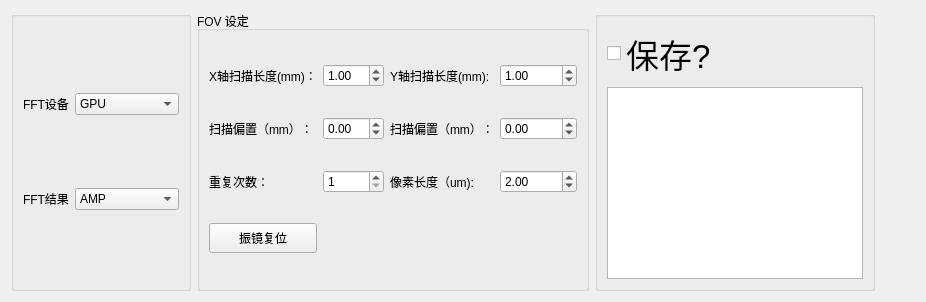
        <widget class="QWidget" name="FOVTab">
         <attribute name="title">
          <string>FOV</string>
         </attribute>
         <layout class="QGridLayout" name="gridLayout_13">
          <item row="0" column="2" rowspan="2">
           <widget class="QGroupBox" name="groupBox">
            <property name="maximumSize">
             <size>
              <width>600</width>
              <height>400</height>
             </size>
            </property>
            <property name="title">
             <string>FOV 设定</string>
            </property>
            <layout class="QGridLayout" name="gridLayout_4">
             <item row="2" column="1">
              <widget class="QSpinBox" name="BlineAVG">
               <property name="whatsThis">
                <string extracomment="bline average"/>
               </property>
               <property name="minimum">
                <number>1</number>
               </property>
               <property name="maximum">
                <number>10000</number>
               </property>
              </widget>
             </item>
             <item row="2" column="0">
              <widget class="QLabel" name="BlineAvgLabel">
               <property name="text">
                <string>重复次数：</string>
               </property>
              </widget>
             </item>
             <item row="1" column="3">
              <widget class="QDoubleSpinBox" name="Yoffsetlength">
               <property name="sizePolicy">
                <sizepolicy hsizetype="Minimum" vsizetype="Preferred">
                 <horstretch>0</horstretch>
                 <verstretch>0</verstretch>
                </sizepolicy>
               </property>
               <property name="minimum">
                <double>-10.000000000000000</double>
               </property>
               <property name="maximum">
                <double>10.000000000000000</double>
               </property>
               <property name="singleStep">
                <double>0.100000000000000</double>
               </property>
              </widget>
             </item>
             <item row="1" column="1">
              <widget class="QDoubleSpinBox" name="Xoffsetlength">
               <property name="minimum">
                <double>-10.000000000000000</double>
               </property>
               <property name="maximum">
                <double>10.000000000000000</double>
               </property>
               <property name="singleStep">
                <double>0.100000000000000</double>
               </property>
              </widget>
             </item>
             <item row="2" column="2">
              <widget class="QLabel" name="YStepsizeLabel">
               <property name="enabled">
                <bool>true</bool>
               </property>
               <property name="text">
                <string>像素长度（um):</string>
               </property>
              </widget>
             </item>
             <item row="1" column="2">
              <widget class="QLabel" name="label_45">
               <property name="enabled">
                <bool>true</bool>
               </property>
               <property name="text">
                <string>扫描偏置（mm）：</string>
               </property>
              </widget>
             </item>
             <item row="2" column="3">
              <widget class="QDoubleSpinBox" name="YStepSize">
               <property name="enabled">
                <bool>true</bool>
               </property>
               <property name="decimals">
                <number>2</number>
               </property>
               <property name="minimum">
                <double>0.000000000000000</double>
               </property>
               <property name="maximum">
                <double>10000.000000000000000</double>
               </property>
               <property name="value">
                <double>2.000000000000000</double>
               </property>
              </widget>
             </item>
             <item row="0" column="2">
              <widget class="QLabel" name="YrangeLabel">
               <property name="text">
                <string>Y轴扫描长度(mm):</string>
               </property>
              </widget>
             </item>
             <item row="0" column="3">
              <widget class="QDoubleSpinBox" name="YLength">
               <property name="singleStep">
                <double>0.100000000000000</double>
               </property>
               <property name="value">
                <double>1.000000000000000</double>
               </property>
              </widget>
             </item>
             <item row="1" column="0">
              <widget class="QLabel" name="label_10">
               <property name="text">
                <string>扫描偏置（mm）：</string>
               </property>
              </widget>
             </item>
             <item row="4" column="0">
              <widget class="QPushButton" name="CenterGalvo">
               <property name="enabled">
                <bool>true</bool>
               </property>
               <property name="minimumSize">
                <size>
                 <width>0</width>
                 <height>30</height>
                </size>
               </property>
               <property name="autoFillBackground">
                <bool>false</bool>
               </property>
               <property name="text">
                <string>振镜复位</string>
               </property>
               <property name="checkable">
                <bool>false</bool>
               </property>
              </widget>
             </item>
             <item row="0" column="0">
              <widget class="QLabel" name="XrangeLabel">
               <property name="maximumSize">
                <size>
                 <width>16777215</width>
                 <height>16777215</height>
                </size>
               </property>
               <property name="text">
                <string>X轴扫描长度(mm)：</string>
               </property>
              </widget>
             </item>
             <item row="0" column="1">
              <widget class="QDoubleSpinBox" name="XLength">
               <property name="maximum">
                <double>10.000000000000000</double>
               </property>
               <property name="singleStep">
                <double>0.100000000000000</double>
               </property>
               <property name="value">
                <double>1.000000000000000</double>
               </property>
              </widget>
             </item>
            </layout>
           </widget>
          </item>
          <item row="0" column="3" rowspan="2">
           <widget class="QGroupBox" name="groupBox_10">
            <property name="title">
             <string/>
            </property>
            <layout class="QGridLayout" name="gridLayout_10">
             <item row="1" column="0" rowspan="2">
              <widget class="QTextEdit" name="DIR">
               <property name="enabled">
                <bool>true</bool>
               </property>
               <property name="sizePolicy">
                <sizepolicy hsizetype="Preferred" vsizetype="Preferred">
                 <horstretch>0</horstretch>
                 <verstretch>0</verstretch>
                </sizepolicy>
               </property>
               <property name="maximumSize">
                <size>
                 <width>400</width>
                 <height>16777215</height>
                </size>
               </property>
              </widget>
             </item>
             <item row="0" column="0">
              <widget class="QCheckBox" name="Save">
               <property name="font">
                <font>
                 <pointsize>25</pointsize>
                </font>
               </property>
               <property name="layoutDirection">
                <enum>Qt::LeftToRight</enum>
               </property>
               <property name="text">
                <string>保存?</string>
               </property>
               <property name="iconSize">
                <size>
                 <width>30</width>
                 <height>30</height>
                </size>
               </property>
              </widget>
             </item>
            </layout>
           </widget>
          </item>
          <item row="0" column="0" rowspan="2">
           <widget class="QGroupBox" name="groupBox_5">
            <property name="title">
             <string/>
            </property>
            <layout class="QGridLayout" name="gridLayout_12">
             <item row="0" column="0">
              <widget class="QLabel" name="FFTDeviceLabel">
               <property name="text">
                <string>FFT设备</string>
               </property>
              </widget>
             </item>
             <item row="1" column="0">
              <widget class="QLabel" name="FFTResultsLabel">
               <property name="text">
                <string>FFT结果</string>
               </property>
              </widget>
             </item>
             <item row="0" column="1" colspan="2">
              <widget class="QComboBox" name="FFTDevice">
               <item>
                <property name="text">
                 <string>GPU</string>
                </property>
               </item>
               <item>
                <property name="text">
                 <string>CPU</string>
                </property>
               </item>
               <item>
                <property name="text">
                 <string>None</string>
                </property>
               </item>
              </widget>
             </item>
             <item row="1" column="1" colspan="2">
              <widget class="QComboBox" name="FFTresults">
               <item>
                <property name="text">
                 <string>AMP</string>
                </property>
               </item>
               <item>
                <property name="text">
                 <string>AMP+PHASE</string>
                </property>
               </item>
              </widget>
             </item>
            </layout>
           </widget>
          </item>
          <item row="0" column="4">
           <spacer name="horizontalSpacer_5">
            <property name="orientation">
             <enum>Qt::Horizontal</enum>
            </property>
            <property name="sizeHint" stdset="0">
             <size>
              <width>40</width>
              <height>20</height>
             </size>
            </property>
           </spacer>
          </item>
         </layout>
        </widget>
